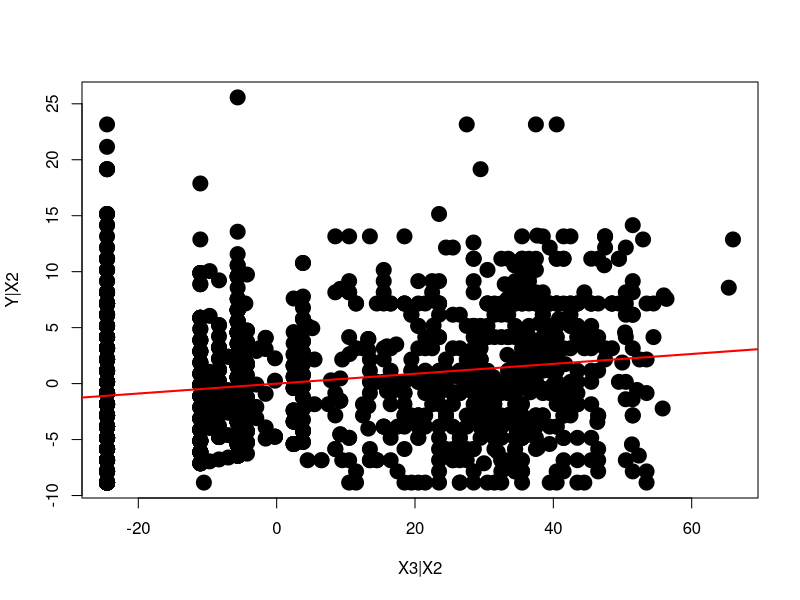
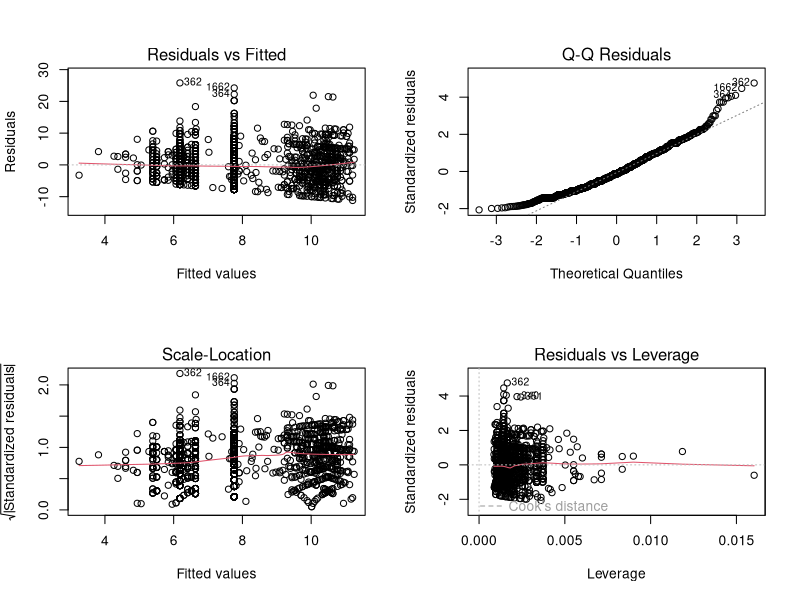
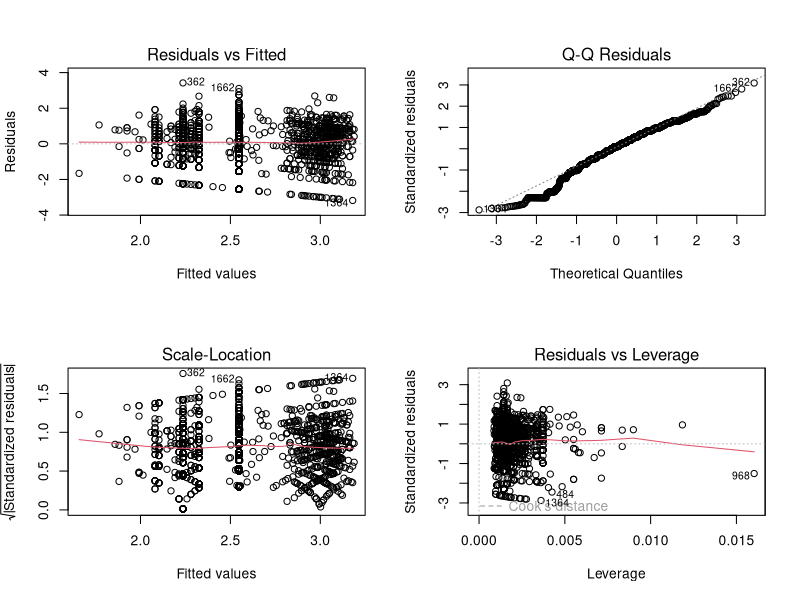
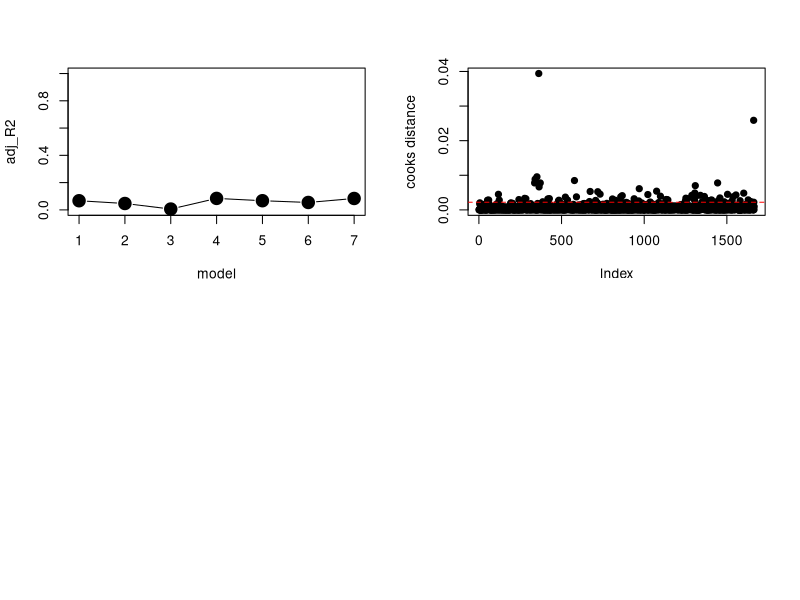
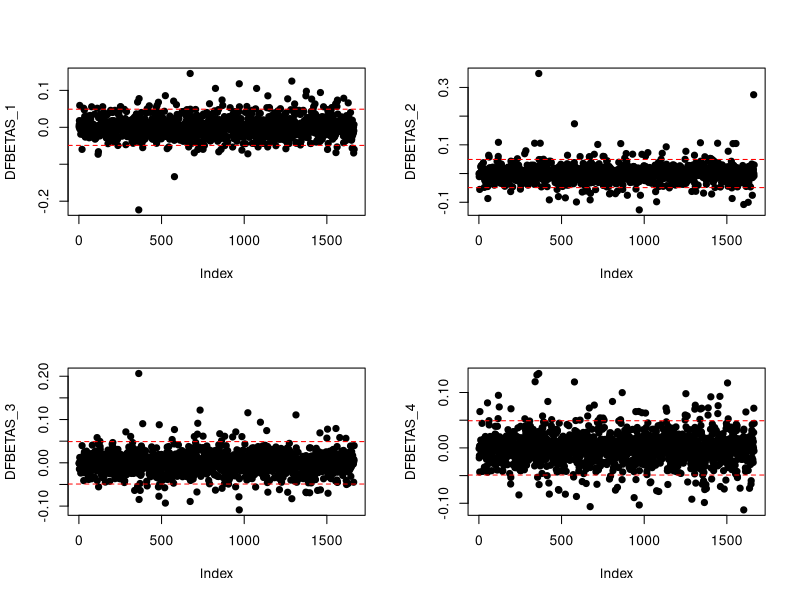
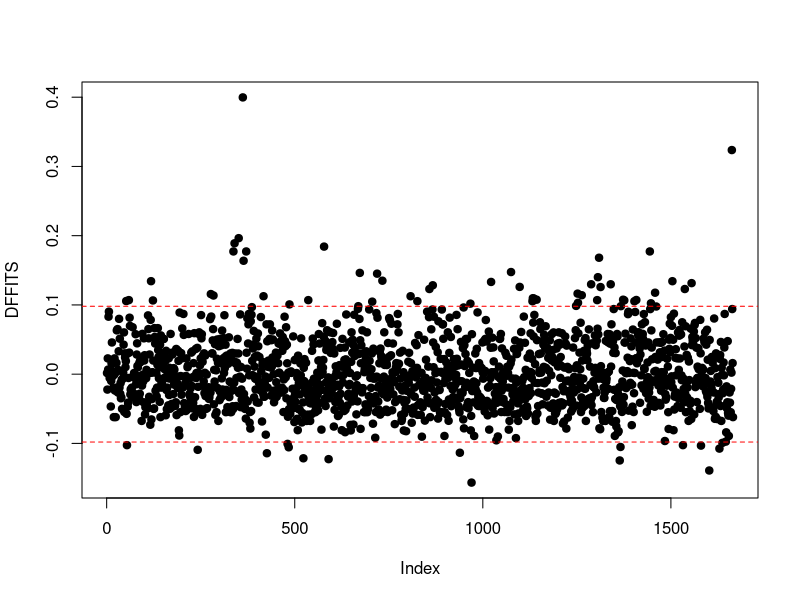
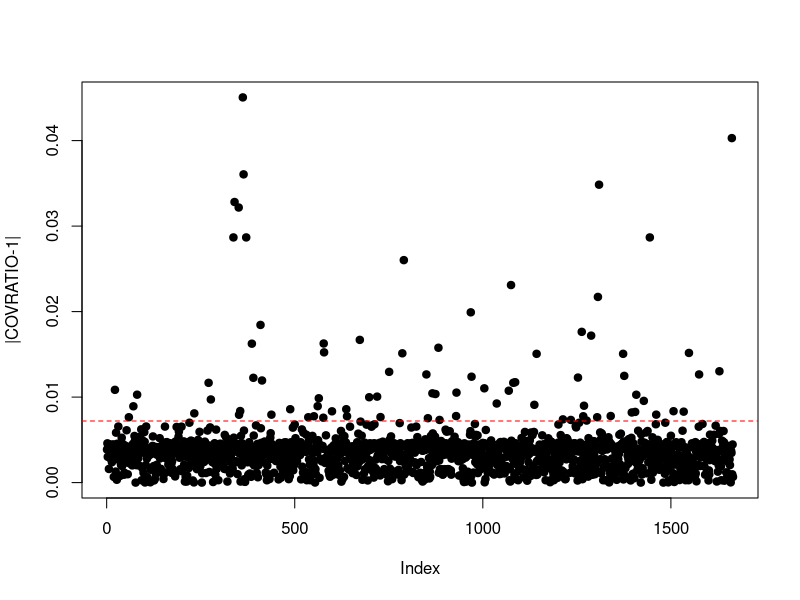

The R script that drew these images, in order:
setwd('working directory')
df <- read.csv('data.csv',header=T)
df

Y <- df[,4]
X1 <- df[,5]
X2 <- df[,6]
X3 <- df[,7]

Full_model <- lm(Y ~ X1 + X2 + X3)
summary(Full_model)

Reduced_model <- lm(Y ~ X2 + X3)
summary(Reduced_model)

anova(Reduced_model,Full_model)

model <- lm(Y~X2+X3);model
model2 <- lm(Y~X2);model2
modelX2 <- lm(X3~X2);modelX2

y.2 <- resid(model2)
x3.2 <- resid(modelX2)

plot(x3.2,y.2,pch=19,cex=2,xlab="X3|X2",ylab="Y|X2")
model_parX1 <- lm(y.2~x3.2);model_parX1
abline(model_parX1,col="red",lwd=2)

Y_std <- (Y-mean(Y))/sqrt(sum((Y-mean(Y))^2))
X2_std <- (X2-mean(X2))/sqrt(sum((X2-mean(X2))^2))
X3_std <- (X3-mean(X3))/sqrt(sum((X3-mean(X3))^2))

model_std <- lm(Y_std ~ X2_std + X3_std)
summary(model_std)

Y_log <- log(Y)
Y_sqrt <- sqrt(Y)
Y_inv <- 1/Y

par(mfrow=c(2,2))
plot(model)

library(MASS)
par(mfrow=c(1,1))

model_sqrt <- lm(Y_sqrt ~ X2 + X3)
summary(model_sqrt)
par(mfrow=c(2,2))
plot(model_sqrt)

install.packages('car')
library(car)
vif(Reduced_model)

X <- cbind(X2,X3)
R <- cor(X) ;R
round(R,3)

diag(solve(R))

install.packages('leaps')
library(leaps)
df_reg <- df[,c("tooth","smok","ach","diab")]
regfit_too <- regsubsets(x=tooth~.,data=df_reg,method="exhaustive",nbest=3)
summary(regfit_too)

result_regfit <- summary(regfit_too)
result_regfit$adjr2

plot(result_regfit$adjr2,ylim=c(0,1),pch=19,cex=2,ylab="adj_R2",xlab="model",type="b")

final_model_R2 <- lm(Y ~ X2 + X3)
summary(final_model_R2)

null_model_R2 <- lm(Y ~ 1)
anova(final_model_R2,null_model_R2)

2.2e-16 < 0.05

null_model <- lm(Y~1)
step(null_model,scope = ~ X1 + X2 + X3,direction="both",test="F")

influence.measures(Full_model)
cooks.distance(Full_model) # cooks distance
dfbetas(Full_model) # DFBETAS
dffits(Full_model) # DFFITS
covratio(Full_model) # COVRATIO

p <- 4
n <- 1665
cook_standard <- 3.67/(n-p);cook_standard
DFBETAS_standard <- 2/sqrt(n);DFBETAS_standard
DFFITS_standard <- 2*sqrt(p/n);DFFITS_standard
COVRATIO_standard <- 3*p/n; COVRATIO_standard

plot(cooks.distance(Full_model),pch=19,ylab="cooks distance")
abline(h=cook_standard,col="red",lty=2)

par(mfrow=c(2,2))
plot(dfbetas(Full_model)[,1],pch=19,ylab="DFBETAS_1")
abline(h=DFBETAS_standard,col="red",lty=2)
abline(h=-DFBETAS_standard,col="red",lty=2)
plot(dfbetas(Full_model)[,2],pch=19,ylab="DFBETAS_2")
abline(h=DFBETAS_standard,col="red",lty=2)
abline(h=-DFBETAS_standard,col="red",lty=2)
plot(dfbetas(Full_model)[,3],pch=19,ylab="DFBETAS_3")
abline(h=DFBETAS_standard,col="red",lty=2)
abline(h=-DFBETAS_standard,col="red",lty=2)
plot(dfbetas(Full_model)[,4],pch=19,ylab="DFBETAS_4")
abline(h=DFBETAS_standard,col="red",lty=2)
abline(h=-DFBETAS_standard,col="red",lty=2)

par(mfrow=c(1,1))
plot(dffits(Full_model),pch=19,ylab="DFFITS")
abline(h=DFFITS_standard,col="red",lty=2)
abline(h=-DFFITS_standard,col="red",lty=2)

plot(abs(covratio(Full_model)-1),pch=19,ylab="|COVRATIO-1|")
abline(h=COVRATIO_standard,col="red",lty=2)

sum(resid(Full_model)^2)
sum((resid(Full_model) / ( 1 - hatvalues(Full_model)))^2)
resid(Full_model) / ( 1 - hatvalues(Full_model))
